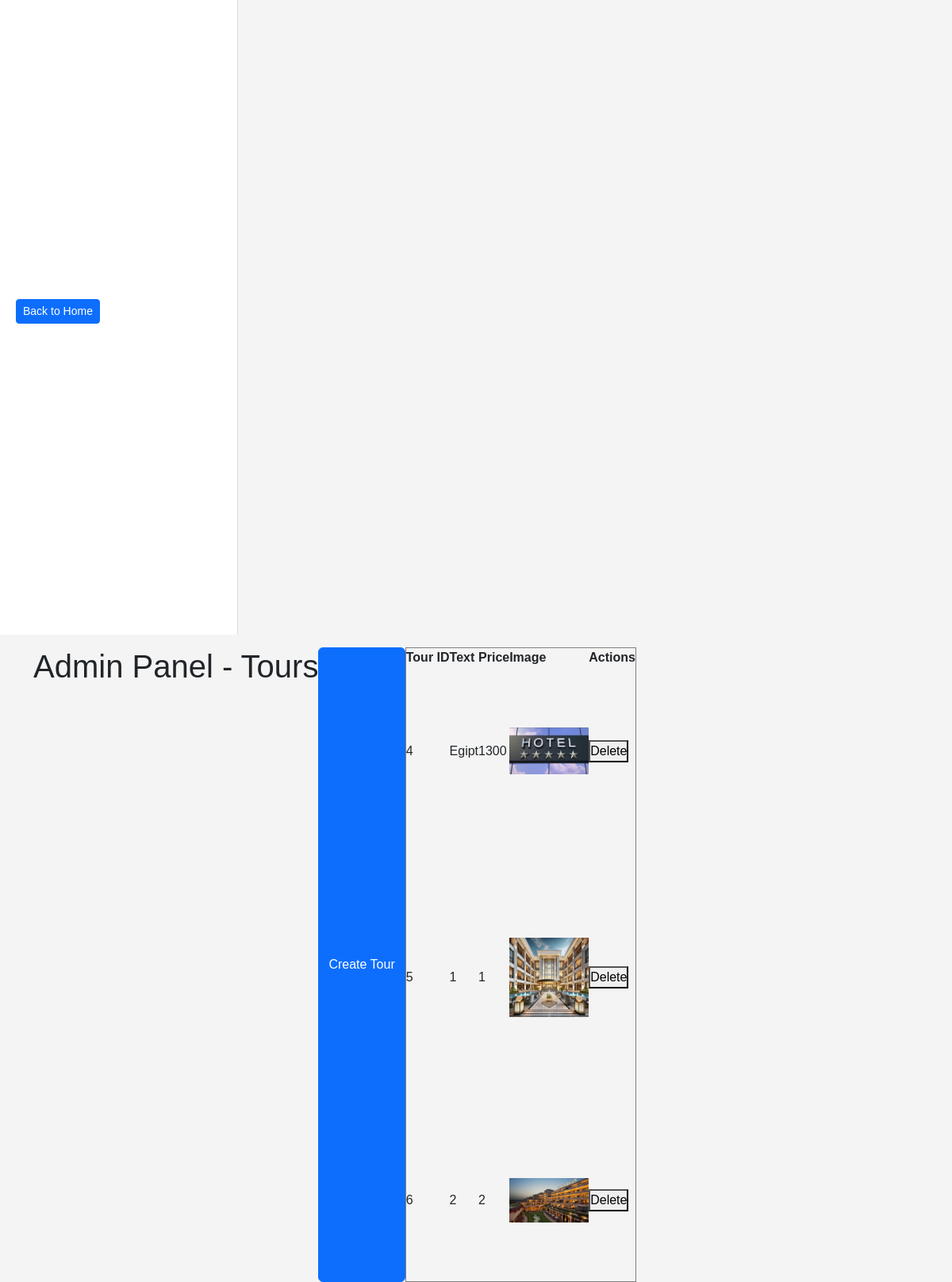
The page /admin/tours (signed in) on the database its author committed.
### db.py (models this page shows)
class Tour(Base):
    __tablename__ = "tours"
    id = Column(Integer, primary_key=True, index=True)
    text = Column(String)
    price = Column(Integer)
    image = Column(String)
    bookings = relationship("Booking", back_populates="tour")

### views.py (the view)
@app.get("/admin/tours", response_class=HTMLResponse)
@login_required
@admin_required
async def get_admin_tours(request: Request, db: Session = Depends(get_db)):
    tours = db.query(Tour).all()
    return templates.TemplateResponse("admin_tours.html", {"request": request, "tours": tours})

### templates/admin_tours.html (shortened to what this page needs)
{% extends 'base.html' %}
{% block content %}
    <h1>Admin Panel - Tours</h1>
    <button type="button" class="btn btn-primary" data-bs-toggle="modal" data-bs-target="#tourModal">
        Create Tour
    </button>
    <table border="1">
        <thead>
            <tr>
                <th>Tour ID</th>
                <th>Text</th>
                <th>Price</th>
                <th>Image</th>
                <th>Actions</th>
            </tr>
        </thead>
        <tbody>
            {% for tour in tours %}
            <tr id="tour-row-{{ tour.id }}">
                <td>{{ tour.id }}</td>
                <td>{{ tour.text }}</td>
                <td>{{ tour.price }}</td>
                <td><img src="{{ tour.image }}" alt="Tour Image" width="100"></td>
                <td>
                    <button onclick="deleteTour({{ tour.id }})">Delete</button>
                </td>
            </tr>
            {% endfor %}
        </tbody>
    </table>
{% endblock %}

### static/css/style.css (style rules this page uses)
* { margin: 0; padding: 0; box-sizing: border-box; }
body { font-family: Arial, sans-serif; background-color: #f4f4f4; }

### rows shown on the page
Tour: id "4", text "Egipt", price "1300", image (picture)
Tour: id "5", text "1", price "1", image (picture)
Tour: id "6", text "2", price "2", image (picture)
